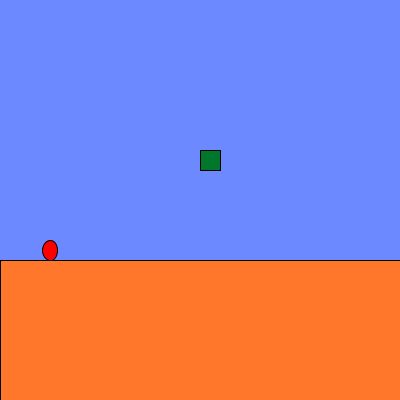
Frame 1 (no input)
Frame 60 (the mouse pressed at the canvas centre just before this capture): identical to frame 1, image omitted
Frame 120 (the mouse held since frame 60 and released just before this capture): identical to frame 1, image omitted

The Processing sketch that drew this single still picture (run headless with seeded random() and noise(); from frame 60 on, the mouse is pressed at the canvas centre):

// Processing sketch: week08_8_mario_direction
// ── week08_8_mario_direction.pde
//碰撞偵測馬力歐和皮卡丘
//牛頓力學(1)靜者恆靜、動者恆動
//(2)f=m*a 位置、速度、加速度
void setup(){
  size(400,400);
}
float marioX=50,marioY=250,vx=0,vy=0;
void draw(){
  background(108,137,255);
  marioX += vx;
  if(flying){
    marioY += vy;
    vy += 0.98;
    if(marioY>=250){
      marioY=250;
      flying = false;
    }
  }
  fill(255,0,0);ellipse(marioX,marioY,15,20);
  fill(299,119,42);rect(0,260,400,150);
  fill(0,119,42);rect(200,150,20,20);
  if(hitBox(200,150,20,20)){
    vy=0;
    marioY=150+20;
  }
}
boolean hitBox(int x,int y,int w,int h){
  if(x<marioX && marioX<x+w && y<marioY && marioY<y+h) return true;
  else return false;
}
boolean flying=false;//一開始沒有飛
void keyPressed(){
  if(keyCode == RIGHT)vx=2;
  if(keyCode == LEFT)vx=-2;
  if(keyCode == UP && flying == false){
    vy=-20;
    flying = true;
  }
}
void keyReleased(){
  if(keyCode==LEFT||keyCode==RIGHT) vx=0;
}
